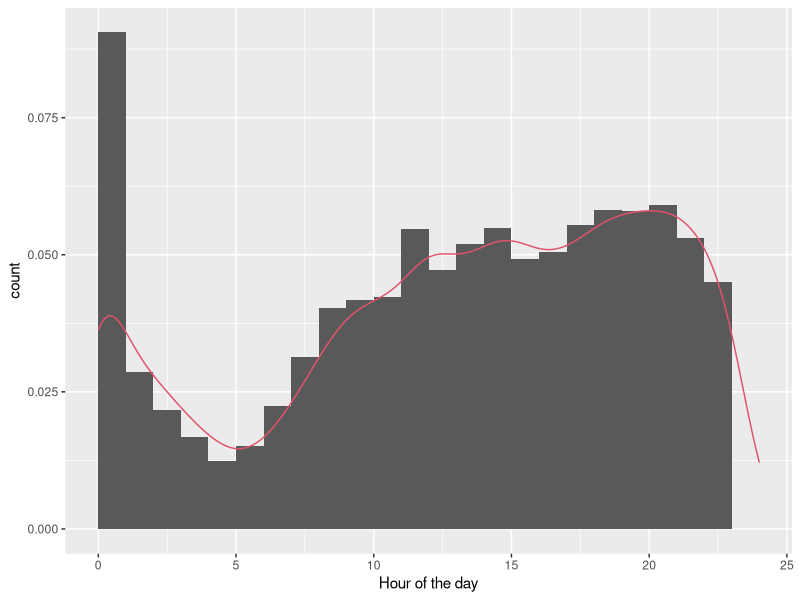
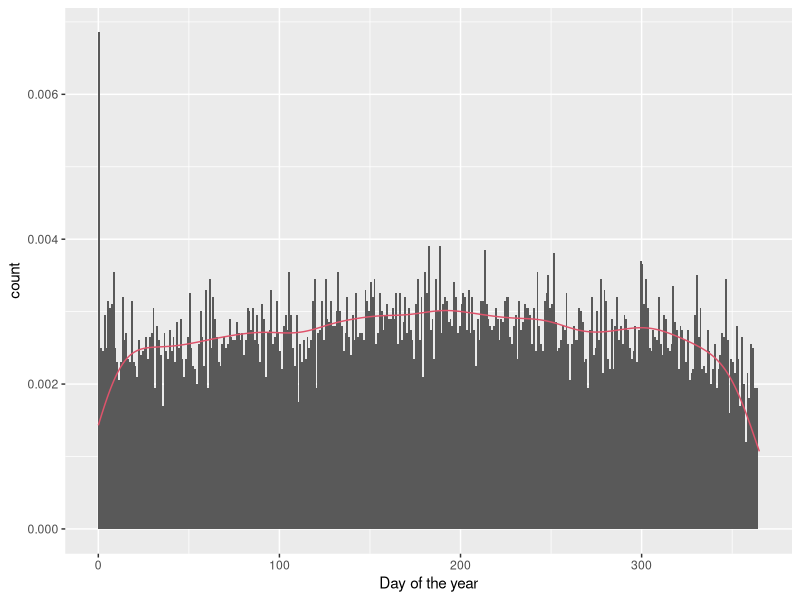
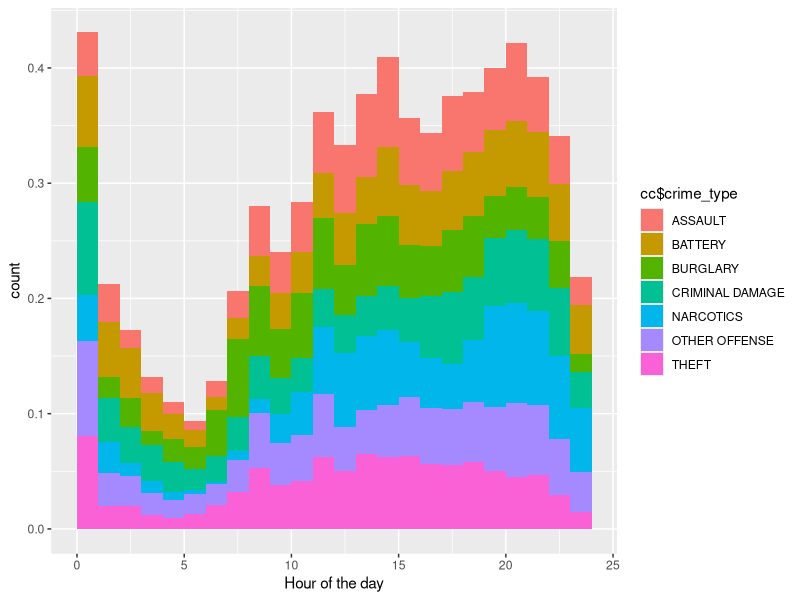

Generate these figures, in order, with R:
## ---- chunk 1
knitr::opts_chunk$set(echo = TRUE)
## ---- chunk 2
library(ggplot2)

cc <- read.csv(file="chicago_crimes_sample.csv", header=TRUE, sep=",")

cc$Date = strptime(cc$Date,format="%m/%d/%Y %I:%M:%S %p")
## ---- chunk 3
ggplot(cc, aes(cc$Date$hour)) + 
  geom_histogram(aes(y = ..density..), breaks = seq(0,24, by =1))+
  geom_density(col=2) + 
  xlim(0, 24) + 
  labs(x = "Hour of the day",y = "count")

## ---- chunk 4
cc_wo_leap = cc[!(cc$Date$mon == 1 & cc$Date$mday == 29 ),]

# %% is the modulo operator, yday == 59 is the 29.02 in leap years
cc_wo_leap$Date$yday[cc_wo_leap$Date$year %% 4 == 0 & cc_wo_leap$Date$yday > 59] = cc_wo_leap$Date$yday[cc_wo_leap$Date$year %% 4 == 0 & cc_wo_leap$Date$yday > 59] - 1
## ---- chunk 5
ggplot(cc_wo_leap, aes(cc_wo_leap$Date$yday)) + 
  geom_histogram(aes(y = ..density..), breaks = seq(0,365, by =1)) + 
  geom_density(col=2) + 
  xlim(0, 365) + 
  labs(x = "Day of the year",y = "count")
## ---- chunk 6
count_per_day = aggregate(x = cc_wo_leap$Date$yday, by = list(cc_wo_leap$Date$yday),  FUN = length)
count_per_day[count_per_day$x == max(count_per_day$x),]
## ---- chunk 7
length(unique(cc$Primary.Type))  

count_per_type = aggregate(x = cc$Primary.Type, by = list(cc$Primary.Type),  FUN = length)
  
other_crimes = count_per_type[count_per_type$x < 1000 | count_per_type$Group.1 == "OTHER OFFENSE" ,]

cc$crime_type = cc$Primary.Type
cc$crime_type[cc$Primary.Type %in% other_crimes$Group.1] = "OTHER OFFENSE"
## ---- chunk 8
ggplot(cc, aes((cc$Date$hour*60+cc$Date$min)/60,fill=cc$crime_type)) + 
  geom_histogram(aes(y = ..density..), breaks = seq(0,24, by =1)) + 
  xlim(0, 24) + 
  labs(x = "Hour of the day",y = "count")
